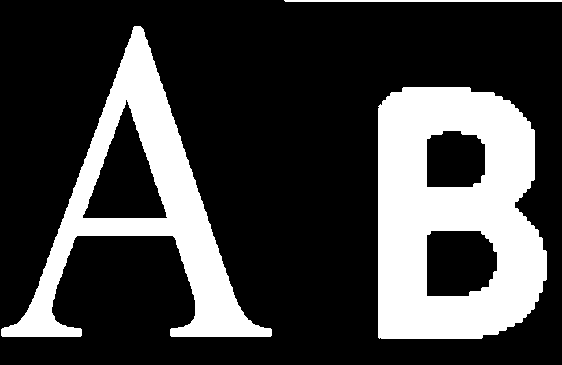
#> input picture featureExtract/binarize.png, 562 x 365 px
$ python regionDiv.py   (older library calls are emulated)
#> lines starting #> are read from the running program, lines starting #| are printed output that depends on the picture; after the words box and inside, x2 and y2 are one past the last pixel; in counts of white or black regions, pixels touching at a corner belong together
import copy
import cv2 as cv
import numpy as np
import matplotlib.pyplot as plt

# 对上一题提取的二值图像进行进一步分割处理
img = cv.imread('binarize.png')
#> img is the input picture: shape (365, 562, 3); 25.2% white; 3 white regions, box (x1, y1, x2, y2) and area: (378, 87, 547, 339) 30833, (1, 26, 272, 337) 20362, (284, 0, 562, 2) 555
img = cv.cvtColor(img, cv.COLOR_BGR2GRAY)
#> img: shape (365, 562); 25.2% white; 3 white regions

dis, cnts, hier = cv.findContours(img, cv.RETR_EXTERNAL, cv.CHAIN_APPROX_NONE)
#> cnts = 3 contours; box (x1, y1, x2, y2) and area: (378, 87, 547, 339) 37441, (1, 26, 272, 337) 24752, (284, 0, 562, 2) 276
imgW, imgH = img.shape[::-1]
#> imgW = 562; imgH = 365
divResults = []

for i in cnts:
    x, y, w, h = cv.boundingRect(i)
    area = cv.contourArea(i)
    if area < 300:
        continue
    divResult = img[y:y + h, x:x + w]
    cv.imshow('div', divResult)
    divResults.append(divResult)
    cv.waitKey(0)
#> this loop made 3 passes
#> (x, y, w, h, area) on passes 1 to 3: (378, 87, 169, 252, 37441), (1, 26, 271, 311, 24752), (284, 0, 278, 2, 276.5)
#> pass 1, `divResult = img[y:y + h, x:x + w]`:
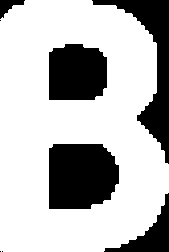
#> divResult: shape (252, 169); 72.4% white; 8 black regions (3 under 20 px), largest, box (x1, y1, x2, y2) and area: (49, 144, 119, 209) 4063, (92, 0, 169, 164) 3291, (49, 44, 107, 100) 2947, (104, 193, 169, 252) 1227, (0, 0, 25, 19) 224
#> pass 2, `divResult = img[y:y + h, x:x + w]`:
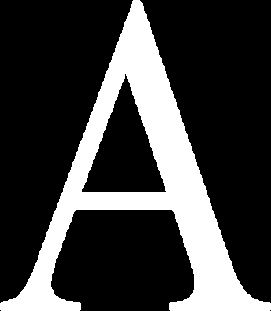
#> divResult: shape (311, 271); 24.2% white; 1 white region, box (x1, y1, x2, y2) and area: (0, 0, 271, 311) 20362
#> after the loop, divResults = 2 items

cv.imwrite('divA.png', divResults[1])
cv.imwrite('divB.png', divResults[0])
